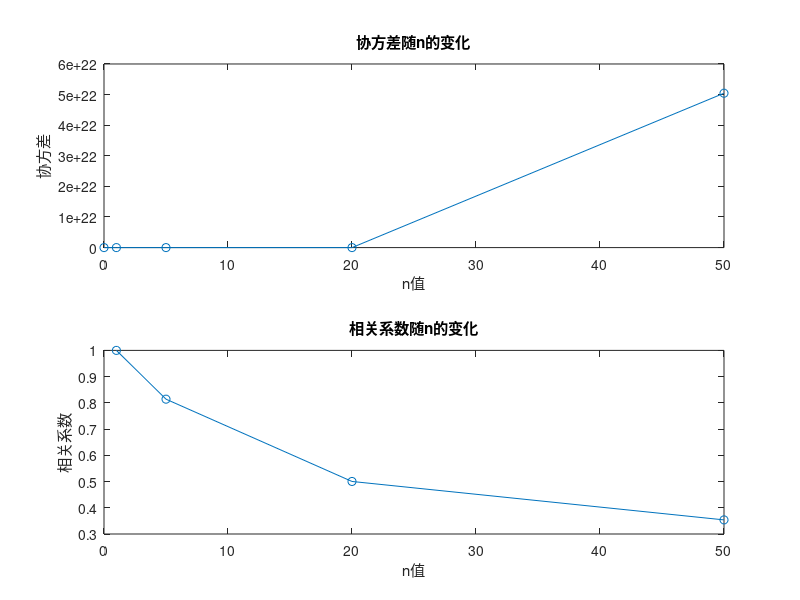

This chart was generated by the following MATLAB code:
% 基于问题1和2，讨论当Y = 2X^n + 3，n分别取0,1,5,20,50时，协方差Cov(X,Y)的变化，进而讨论X和Y的相关系数的变化。


% 加载p1的结果
load('p1_results.mat');

% 设置不同的n值
n_values = [0, 1, 5, 20, 50];
num_n = length(n_values);

% 初始化结果数组
cov_results = zeros(num_n, 1);
corr_results = zeros(num_n, 1);

% 计算每个n值下的协方差和相关系数
for i = 1:num_n
    n = n_values(i);
    Y = 2 * X.^n + 3;
    cov_matrix = cov(X, Y);
    cov_results(i) = cov_matrix(1,2);  % 取协方差矩阵的(1,2)元素
    corr_results(i) = corr(X, Y);
end

% 显示结果
fprintf('不同n值下的协方差和相关系数：\n');
for i = 1:num_n
    fprintf('n = %d:\n', n_values(i));
    fprintf('  Cov(X,Y) = %.4f\n', cov_results(i));
    fprintf('  Corr(X,Y) = %.4f\n', corr_results(i));
end

% 绘制结果图
figure;
subplot(2,1,1);
plot(n_values, cov_results, 'o-');
title('协方差随n的变化');
xlabel('n值');
ylabel('协方差');

subplot(2,1,2);
plot(n_values, corr_results, 'o-');
title('相关系数随n的变化');
xlabel('n值');
ylabel('相关系数'); 
